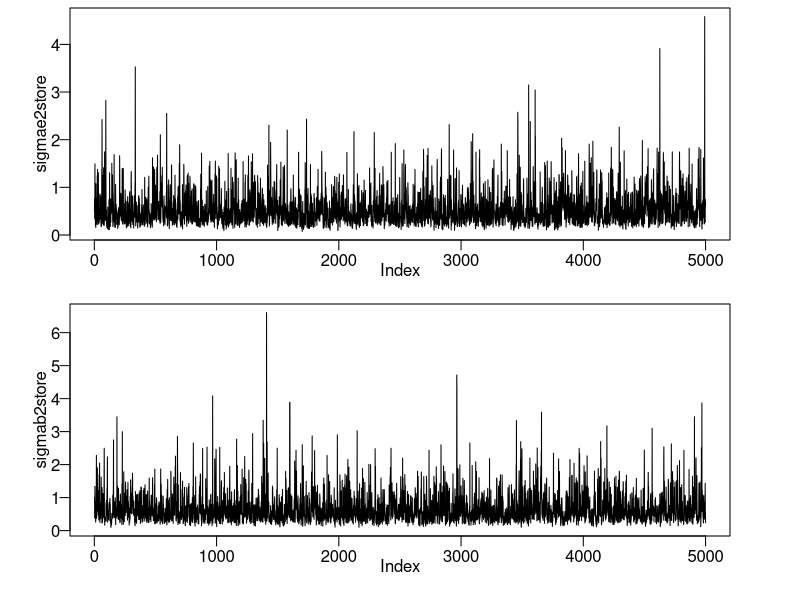

Write the R code that produced this figure.
set.seed(100)
library(MASS)

Y_0 <- c(175, 160, 166, 131, 172.5, 150, 170, 180)

Y <- (Y_0 - mean(Y_0))/sd(Y_0)

X <- matrix(rep(0, 8), nc = 1)
site <- 1
sigmab2 <- 1

nrow4K <- 8
K_read <- read.csv("K.csv", header = FALSE)
K <- matrix(1, nr = nrow4K, nc = nrow4K)
for(i in 1:nrow4K){
  for(j in 1:nrow4K){
    K[i, j] <- as.numeric(K_read[i,j])
    if(i == j){
      K[i, j] <- K[i, j] + 10^(-7)
    }
  }
}

#eigen <- eigen(K)
#lambda <- eigen$values 
#vec <- eigen$vectors

#K_inv <- eigen$vectors%*%diag(1/lambda)%*%t(eigen$vectors)
#K_inv%*%K

## simulate random effects ###
b <- rep(0, 8)

b <- mvrnorm(n = 1, mu = rep(0, 8), Sigma = 0.25*K)

Gm <- (X[,site]-mean(X[,site]))
#1/sum(Gm*Gm)*sum(Gm*Y)

#1/sum(Gm*Gm)*sum(Gm*Y[,1])

Niter <- 5000
betastore <- rep(NA, Niter)
bstore <- rnorm(length(b),0,0.4)
sigmae2store <- rep(NA, Niter)
sigmab2store <- rep(NA, Niter)
betastore[1] <- 0.3
sigmae2store[1] <- 0.5
sigmab2store[1] <- 1
mub <- matrix(NA, nr = 8, nc = 1)
#bKb <- rep(NA, nrow(Y)/nrow4K)
#yGb <- rep(NA, nrow(Y)/nrow4K)
bKb <- 1
yGb <- 1
aostar <- 2+length(Y)/2
gostar <- 2+length(Y)/2
##Conduct MCMC sampling ###
for(iter in 2:Niter){
  #sigmabeta2 <- 1/(sum(Gm*Gm)/sigmae2store[iter-1]+1)
  #mubeta <- sigmabeta2/sigmae2store[iter-1]*sum(Gm*(Y-b))
  #betastore[iter] <- rnorm(1, mean = mubeta, sd = sqrt(sigmabeta2))
  betastore[iter] <- 0
    
  Sigmabm <- solve(diag(1/sigmae2store[iter-1], nrow4K) + solve(K)/sigmab2store[iter-1])
  for(index in 1:1){
    mub[,index] <- Sigmabm%*%((Y-Gm*betastore[iter])/sigmae2store[iter-1])
    bstore <- mvrnorm(1, mu = mub[,index], Sigma = Sigmabm)
    bKb[index] <- bstore%*%solve(K)%*%bstore/2
    yGbtemp <- Y - bstore-Gm*betastore[iter]
    yGb[index] <- sum(yGbtemp*yGbtemp)/2
  }
  
  bostar <- 1+sum(bKb)
  
  sigmab2store[iter] <- 1/rgamma(1, shape = aostar, scale = 1/bostar)
  
  hostar <- 1+sum(yGb)
  
  sigmae2store[iter] <- 1/rgamma(1, shape = gostar, scale = 1/hostar)
  
}

gname = c("traceplots.eps",sep="")  
postscript(gname,width=6,height=4.8,horizontal = FALSE, onefile = FALSE, paper = "special")
par(mfrow=c(2,1),oma=c(0.2,1.5,0.2,1.5),mar=c(3,2,0.2,2),cex.axis=1,las=1,mgp=c(1,0.5,0),adj=0.5)
plot(sigmae2store, type = 'l')
plot(sigmab2store, type = 'l')
dev.off()

h2 <- mean(sigmab2store[-(1:2000)])/(mean(sigmab2store[-(1:2000)])+mean(sigmae2store[-(1:2000)]))



